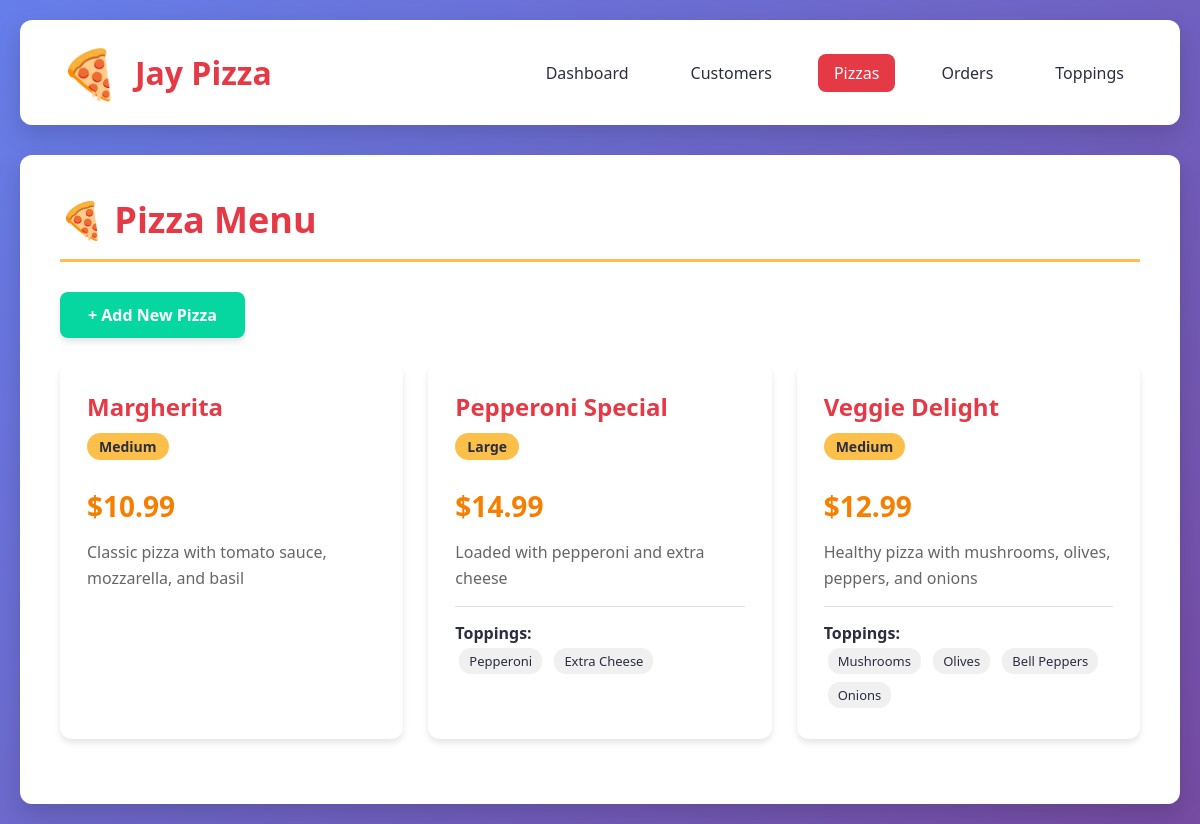
The page /pizzas on the database its author committed.
### models.py (models this page shows, shortened)
class Pizza(Base):
    __tablename__ = 'pizzas'
    id = Column(Integer, primary_key=True)
    name = Column(String(100), nullable=False)
    size = Column(String(20), nullable=False)
    base_price = Column(Float, nullable=False)
    description = Column(String(500))
    toppings = relationship('Topping', secondary=pizza_toppings, back_populates='pizzas')
    orders = relationship('Order', secondary=order_pizzas, back_populates='pizzas')

class Topping(Base):
    __tablename__ = 'toppings'
    id = Column(Integer, primary_key=True)
    name = Column(String(50), nullable=False, unique=True)
    price = Column(Float, default=0.0)
    pizzas = relationship('Pizza', secondary=pizza_toppings, back_populates='toppings')

### app.py (the view)
@app.route('/pizzas')
def pizzas():
    session = get_session()
    try:
        all_pizzas = session.query(Pizza).all()
        return render_template('pizzas.html', pizzas=all_pizzas)
    finally:
        session.close()

### database.py (called while the page is built)
def get_session():
    return SessionLocal()

### templates/pizzas.html (shortened to what this page needs)
{% extends "base.html" %}
{% block content %}
<h2 class="page-title">🍕 Pizza Menu</h2>
<div class="add-button">
    <a href="{{ url_for('add_pizza') }}" class="btn btn-success">+ Add New Pizza</a>
</div>
{% if pizzas %}
<div class="pizza-grid">
    {% for pizza in pizzas %}
    <div class="pizza-card">
        <h3>{{ pizza.name }}</h3>
        <span class="pizza-size">{{ pizza.size }}</span>
        <div class="pizza-price">${{ "%.2f"|format(pizza.base_price) }}</div>
        <p class="pizza-description">{{ pizza.description or 'Delicious pizza' }}</p>
        {% if pizza.toppings %}
        <div class="toppings-list">
            <strong>Toppings:</strong><br>
            {% for topping in pizza.toppings %}
                <span class="topping-tag">{{ topping.name }}</span>
            {% endfor %}
        </div>
        {% endif %}
    </div>
    {% endfor %}
</div>
{% else %}
<p>No pizzas in the menu yet. <a href="{{ url_for('add_pizza') }}" class="btn">Add your first pizza</a></p>
{% endif %}
{% endblock %}

### templates/base.html (shortened to what this page needs)
<!DOCTYPE html>
<html lang="en">
<head>
    <link rel="stylesheet" href="{{ url_for('static', filename='style.css') }}">
</head>
<body>
    <div class="container">
        <header>
            <div class="header-content">
                <a href="{{ url_for('index') }}" class="logo">
                    <div class="logo-icon">🍕</div>
                    <h1>Jay Pizza</h1>
                </a>
                <nav>
                    <ul id="mainMenu" class="hidden">
                        <li><a href="{{ url_for('index') }}" class="{% if request.endpoint == 'index' %}active{% endif %}">Dashboard</a></li>
                        <li><a href="{{ url_for('customers') }}" class="{% if request.endpoint == 'customers' %}active{% endif %}">Customers</a></li>
                        <li><a href="{{ url_for('pizzas') }}" class="{% if request.endpoint == 'pizzas' %}active{% endif %}">Pizzas</a></li>
                        <li><a href="{{ url_for('orders') }}" class="{% if request.endpoint == 'orders' %}active{% endif %}">Orders</a></li>
                        <li><a href="{{ url_for('toppings') }}" class="{% if request.endpoint == 'toppings' %}active{% endif %}">Toppings</a></li>
                    </ul>
                </nav>
            </div>
        </header>
        <main class="main-content">
            {% block content %}{% endblock %}
        </main>
    </div>
</body>
</html>

### static/style.css (style rules this page uses)
:root { --primary-color: #e63946; --secondary-color: #f77f00; --accent-color: #fcbf49; --dark-color: #2b2d42; --light-color: #edf2f4; --success-color: #06d6a0; --warning-color: #ffd60a; --border-radius: 12px; --shadow: 0 4px 6px rgba(0, 0, 0, 0.1); --shadow-lg: 0 10px 25px rgba(0, 0, 0, 0.15); }
* { margin: 0; padding: 0; box-sizing: border-box; }
body { font-family: 'Segoe UI', Tahoma, Geneva, Verdana, sans-serif; background: linear-gradient(135deg, #667eea 0%, #764ba2 100%); min-height: 100vh; color: var(--dark-color); }
.container { max-width: 1200px; margin: 0 auto; padding: 20px; }
header { background: white; box-shadow: var(--shadow-lg); margin-bottom: 30px; border-radius: var(--border-radius); }
.header-content { display: flex; justify-content: space-between; align-items: center; padding: 20px 40px; position: relative; }
.logo { display: flex; align-items: center; gap: 15px; text-decoration: none; color: var(--dark-color); }
.logo-icon { font-size: 48px; }
.logo h1 { font-size: 32px; color: var(--primary-color); font-weight: 700; }
nav ul { display: flex; gap: 30px; list-style: none; }
nav a { text-decoration: none; color: var(--dark-color); font-weight: 500; padding: 8px 16px; border-radius: 8px; transition: all 0.3s ease; white-space: nowrap; }
nav a:hover, nav a.active { background: var(--primary-color); color: white; transform: translateY(-2px); }
.main-content { background: white; border-radius: var(--border-radius); padding: 40px; box-shadow: var(--shadow-lg); min-height: 500px; }
.page-title { font-size: 36px; color: var(--primary-color); margin-bottom: 30px; padding-bottom: 15px; border-bottom: 3px solid var(--accent-color); }
.btn { display: inline-block; padding: 12px 28px; background: var(--primary-color); color: white; text-decoration: none; border-radius: 8px; font-weight: 600; border: none; cursor: pointer; transition: all 0.3s ease; box-shadow: var(--shadow); }
.btn-success { background: var(--success-color); }
.add-button { margin-bottom: 25px; }
.pizza-grid { display: grid; grid-template-columns: repeat(auto-fill, minmax(300px, 1fr)); gap: 25px; margin: 25px 0; }
.pizza-card { background: white; border-radius: var(--border-radius); padding: 25px; box-shadow: var(--shadow); transition: transform 0.3s ease; border: 2px solid transparent; }
.pizza-card h3 { color: var(--primary-color); font-size: 24px; margin-bottom: 10px; }
.pizza-card .pizza-size { display: inline-block; background: var(--accent-color); color: var(--dark-color); padding: 4px 12px; border-radius: 15px; font-size: 14px; font-weight: 600; margin-bottom: 12px; }
.pizza-card .pizza-price { font-size: 28px; font-weight: 700; color: var(--secondary-color); margin: 15px 0; }
.pizza-card .pizza-description { color: #666; line-height: 1.6; margin-bottom: 12px; }
.pizza-card .toppings-list { margin-top: 15px; padding-top: 15px; border-top: 1px solid #e0e0e0; }
.pizza-card .toppings-list strong { color: var(--dark-color); }
.topping-tag { display: inline-block; background: #f0f0f0; padding: 4px 10px; border-radius: 12px; font-size: 13px; margin: 4px; }

### rows shown on the page
Pizza: name "Margherita", size "Medium", base_price "10.99", description "Classic pizza with tomato sauce, mozzarella, and basil"
Pizza: name "Pepperoni Special", size "Large", base_price "14.99", description "Loaded with pepperoni and extra cheese"
Topping: name "Pepperoni"
Topping: name "Extra Cheese"
Pizza: name "Veggie Delight", size "Medium", base_price "12.99", description "Healthy pizza with mushrooms, olives, peppers, and onions"
Topping: name "Mushrooms"
Topping: name "Olives"
Topping: name "Bell Peppers"
Topping: name "Onions"
